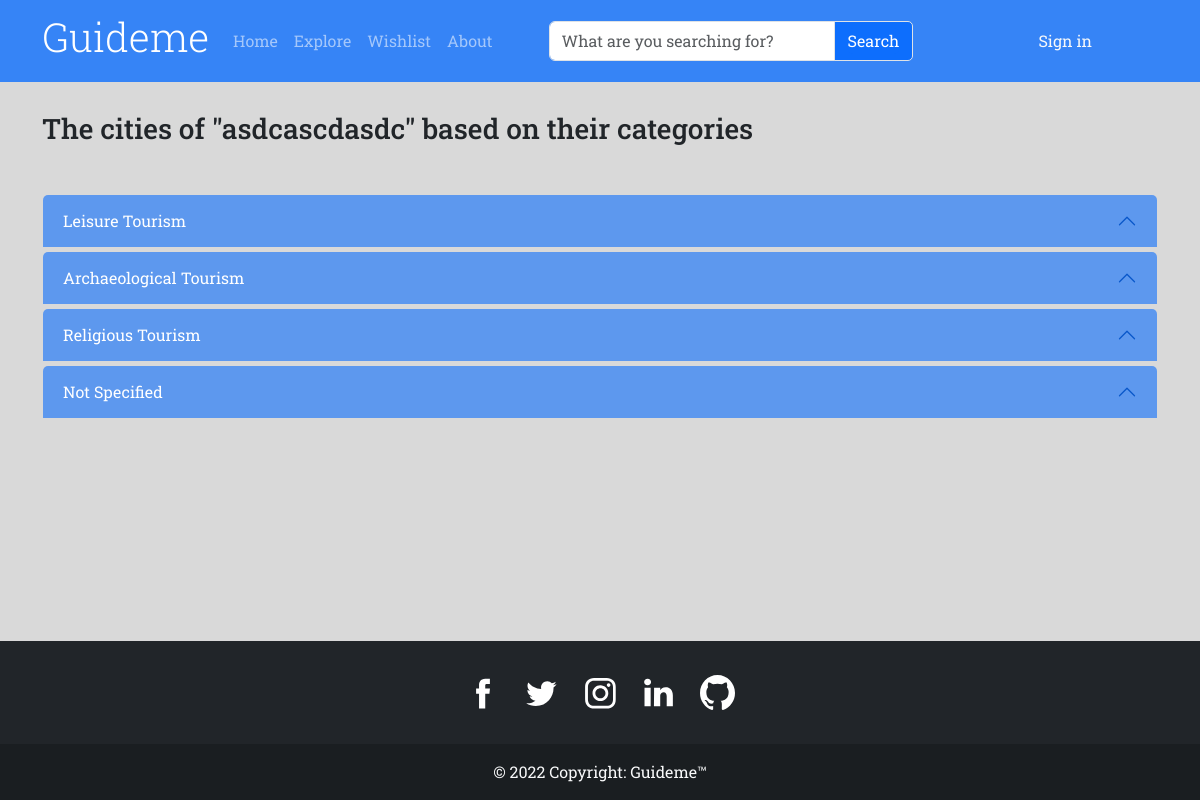
Page /countries/asdcascdasdc on the committed database.
### pages/models.py (models this page shows, shortened)
class Country(models.Model):
    name = models.CharField(max_length=16, verbose_name='Country Name', unique= True)
    image = models.ImageField(upload_to='images/%y/%m/%d', default='images/default/defaultImage.jpg', verbose_name='Photo')
    activeState = models.BooleanField(default=True, verbose_name='Active State')
    class Meta:
        verbose_name = 'Country'
        verbose_name_plural = 'Countries'
        ordering = ['name']
    def __str__(self):
        return self.name

class Category(models.Model):
    type = models.CharField(max_length= 22, null=True, blank=True, unique=True)
    class Meta:
        verbose_name = 'Category'
        verbose_name_plural = 'Categories'

### pages/views.py (the view)
# urls.py: path('countries/<countryName>', views.countries, name='countries'),
def countries(request, countryName = None):
    country = Country.objects.all().filter(name = countryName) if countryName is None else Country.objects.all().get(name = countryName)
    return render(request, 'pages/countries.html', {
        'cities' : City.objects.all(),
        'country' : country,
        'countries' : Country.objects.all(),
        'categories': Category.objects.all().exclude(type = 'Most Rated'),
    })

### templates/pages/countries.html (shortened to what this page needs)
{% extends 'base.html' %}
{% load static%}
{% block content %}
<div class="safe-area container mt-2">
    {% if country %}
    <h3>The cities of "{{country}}" based on their categories</h3>
    <div class="accordion mb-5 mt-5" id="accordionExample">
        <div class="accordion-item">
        {% for category in categories %}
        <h2 class="accordion-header" id="heading{{category.id}}">
            <button class="accordion-button" type="button" data-bs-toggle="collapse"
                data-bs-target="#collapse{{category.id}}" aria-expanded="true" aria-controls="collapse{{category.id}}">
                {% if category.type == 'Not Specified' %}{{category.type}}{% else %} {{category.type}} Tourism{% endif %}
            </button>
        </h2>
            {% endfor %}
        </div>
    </div>
        {% endif %}
    </div>
{% endblock content %}

### Guideme/static/css/style.css (style rules this page uses)
:root { --canvas-color: #D9D9D9; --primary-color: #0d6efd; --navbar-bg-color:#0d6efdcc; --heading-text-color: #000; --paragraph-text-color: rgb(100, 100, 100); --on-hover-primary-color: #0d6efd99; --shadow-color: #00000033; --black: #000; --white: #fff; --border-radius: 5px; --paragraph-font-size: 18px; }
body { min-height: 100vh; display: flex; flex-direction: column; background-color:var(--canvas-color); font-family: 'Roboto Slab', serif; }
.safe-area { padding-top: 13vh; }
.accordion { --bs-accordion-bg: transparent; --bs-accordion-border-color: transparent; --bs-accordion-btn-color: var(--white); --bs-accordion-btn-bg: var(--primary-color); --bs-accordion-active-color: var(--white); --bs-accordion-active-bg: var(--on-hover-primary-color); }
.accordion-header { padding-bottom: 5px; }

### rows in the picture
Country: name "asdcascdasdc"
Category: type "Leisure"
Category: type "Archaeological"
Category: type "Religious"
Category: type "Not Specified"
